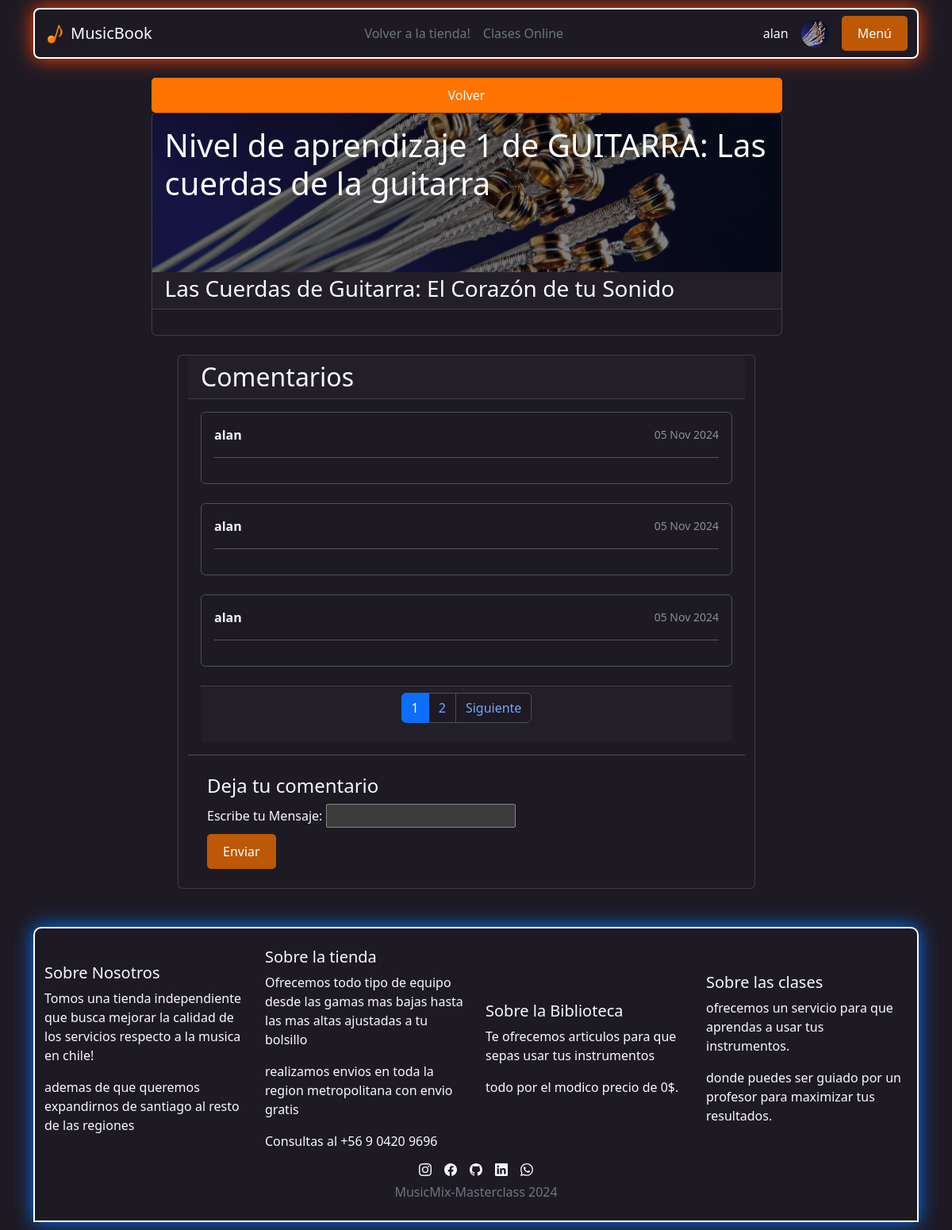
The page /MusicBook/detalles/1/ (signed in) on the database its author committed.
### Store/models.py (models this page shows, shortened)
class Usuario(AbstractUser):
    RUT                 = models.CharField(default = '', max_length = 13,  unique = True, error_messages = {"unique": "El rut ya está registrado."}, blank=True)
    nacimiento          = models.DateField(null = True)
    genero              = models.IntegerField(default = 2, choices = opcionesSexo)
    telefono            = models.CharField(default = '', max_length = 15)
    direccion           = models.CharField(default = '', max_length = 300)
    region              = models.IntegerField(null = True, blank = True, choices = regiones)
    comuna              = models.IntegerField(null = True, blank = True, choices = comunas)
    foto_de_Usuario     = models.ImageField(upload_to = "usuarios",null = True)
    es_profesor         = models.BooleanField(default=False)
    es_admin_biblioteca = models.BooleanField(default=False)
    class Meta:
        ordering = ['username']

### Library/models.py (models this page shows, shortened)
class MaterialBiblioteca(models.Model):
    id_material         = models.AutoField(primary_key=True)
    titulo_material     = models.TextField(max_length=100, default="Título desconocido")
    nivel_aprendizaje   = models.IntegerField(default=1)
    subtitulo_material  = models.TextField(max_length=300, default="Subtítulo no disponible")
    contenidomaterial   = QuillField(default="Contenido en construcción")
    fecha_creacion      = models.DateField(auto_now_add=True)
    imagen_referencia   = models.ImageField(upload_to="MaterialBiblioteca", null=True, default="default.jpg")
    instrumento         = models.ForeignKey(Instrumento, on_delete=models.PROTECT)
    usuario_creador     = models.ForeignKey(Usuario, on_delete=models.PROTECT)  # Asegúrate de que "Usuario" esté bien definido
    cantidad_likes      = models.IntegerField(default=0)
    cantidad_dislikes   = models.IntegerField(default=0)

class Instrumento(models.Model):
    id_instrumento      = models.AutoField(primary_key=True)
    nombre_instrumento  = models.TextField(max_length=30, default="Instrumento desconocido")
    fecha_creacion      = models.DateField(auto_now_add=True)
    imagen_referencial  = models.ImageField(upload_to="instrumentobiblioteca", null=True, default="default.jpg")

class MensajeBiblioteca(models.Model):
    id_mensaje          = models.AutoField(primary_key=True)
    mensaje             = QuillField()
    creado_por_usuario  = models.ForeignKey(Usuario, on_delete=models.CASCADE)
    material_asociado   = models.ForeignKey(MaterialBiblioteca, on_delete=models.PROTECT)
    fecha_creacion      = models.DateField(auto_now_add=True)

### Library/views.py (the view)
# urls.py: path('detalles/<id>/',   detallebook, name= 'bookdetalle')
def detallebook(request, id):
    material = get_object_or_404(MaterialBiblioteca, id_material=id)
    mensajes = MensajeBiblioteca.objects.filter(material_asociado=material)
    if request.method == 'POST':
        formulario = MensajeBibliotecaForm(request.POST)
        if formulario.is_valid():
            nuevo_mensaje = formulario.save(commit=False)
            nuevo_mensaje.material_asociado = material
            nuevo_mensaje.creado_por_usuario = request.user
            nuevo_mensaje.save()
            messages.success(request, "Comentario añadido exitosamente.")
            return redirect('bookdetalle', id=material.id_material)
        else:
            messages.error(request, "Hubo un error en el formulario. Intenta nuevamente.")
    else:
        formulario = MensajeBibliotecaForm()
    page = request.GET.get('page', 1)
    try:
        paginator = Paginator(mensajes, 3)
        mensajes = paginator.page(page)
    except:
        raise Http404# 'entity' contiene la página actual
    data = {
        "material": material,
        "entity": mensajes,  # Comentarios paginados para el archivo paginator.html
        "paginator": paginator,  # Total de páginas para el archivo paginator.html
        "form": formulario,
    }
    return render(request, 'detallebiblioteca.html', data)

### Library/forms.py
class MensajeBibliotecaForm(forms.ModelForm):
    mensaje = CustomQuillFormField(config_name='restricted')  # Usa configuración 'restricted'
    class Meta:
        model = MensajeBiblioteca
        fields = ('mensaje',)

### Store/Cart/context_processor.py (called while the page is built)
def importe_total_carro(request):
    total = 0
    if 'carro' in request.session.keys():
        for key,value in request.session["carro"].items():
            total += int(value["precio"] * value["cantidad"])
    return {"importe_total_carro":total}

### Library/Templates/detallebiblioteca.html (shortened to what this page needs)
{% extends "Base2.html" %}
{% load humanize %}
{% load static %}
{% block content %}
<head>
</head>
<body>
    <div class=" container row justify-content-center">
        <div class="col-9">
            <div class="d-grid gap-2">
                <a href="{% url 'bookinicio' %}" class="btn btn-danger-custom"> Volver</a>
            </div>
            <div class="card">
                <img src="{{material.imagen_referencia.url}}" class="card-img-top" id="imagen" alt="...">
                <div class="card-header">
                    <h1 class="card-img-overlay text-white justify-content-center align-items-center">
                        Nivel de aprendizaje {{material.nivel_aprendizaje}} de
                        {{material.instrumento.nombre_instrumento}}:
                        {{material.titulo_material}}
                    </h1>
                    <h3 class="card-subtitle">
                        {{material.subtitulo_material}}
                    </h3>
                </div>
                <div class="card-body">
                </div>
            </div>
        </div>
        <div class="card mt-4 col-8">
            <h2 class="card-header">Comentarios</h2>
            <div class="card-body">
                {% for i in entity %}
                <div class="comment-box mb-4 p-3 border rounded">
                    <div class="comment-header d-flex justify-content-between align-items-center">
                        <strong>{{ i.creado_por_usuario.username }}</strong>
                        <small class="text-muted">{{ i.fecha_creacion|date:"d M Y" }}</small>
                    </div>
                    <hr>
                </div>
                {% empty %}
                <p class="text-muted">No hay comentarios aún. ¡Sé el primero en comentar!</p>
                {% endfor %}
                <div class="card-footer">
                    {% include 'paginator.html'%}
                </div>
            </div>
            <div class="new-comment p-4 border-top">
                <h4>Deja tu comentario</h4>
                <form action="" method="POST">
                    <div class="form-group">
                        <label for="comment">Escribe tu </label>
                        {{form}}
                    </div>
                    <button type="submit" class="btn btn-primary-custom mt-2">Enviar</button>
                </form>
            </div>
        </div>
    </div>
</body>
{% endblock %}

### Library/Templates/Base2.html (shortened to what this page needs)
{% load static %}
{% load humanize %}
<!DOCTYPE html>
<html lang="es">
<head>
    <link href="https://cdn.jsdelivr.net/npm/bootstrap@5.3.0/dist/css/bootstrap.min.css" rel="stylesheet"
>
    <link rel="stylesheet" type="text/css" href="{% static 'css/styles.css' %}">
</head>
<body data-bs-theme="dark">
    <div class="container">
        <nav class="navbar navbar-expand-lg card-1" id="navbarcolor">
            <div class="container-fluid d-flex justify-content-between align-items-center">
                <a class="navbar-brand d-flex align-items-center" href="{% url 'bookinicio' %}"
                    style="color: var(--bs-body-color);">
                    <img src="{% static 'images/icono pagina.png' %}" width="25" height="25" alt="Icono MusicBook"
                        class="me-2">
                    MusicBook
                </a>
                <div class="navbar-nav d-flex flex-row">
                    <button class="btn btn-link nav-link link-secondary"
                        onclick="redirectTo('{% url 'inicio' %}')">Volver a la tienda!</button>
                    <button class="btn btn-link nav-link link-secondary"
                        onclick="redirectTo('{% url 'Verificarmembresia' %}')">Clases Online</button>
                </div>
                <div class="d-flex align-items-center">
                    {% if not user.is_authenticated %}
                    <a href="{% url 'login' %}" class="btn btn-secondary me-2">Iniciar Sesión</a>
                    <a href="{% url 'registrarse' %}" class="btn btn-secondary me-2">Registrarse</a>
                    <button class="btn btn-secondary" data-bs-toggle="offcanvas" href="#offcanvasExample" role="button">
                        Menú
                    </button>
                    {% else %}
                    <div class="d-flex align-items-center">
                        <span class="me-3">{{ user.username }}</span>
                        {% if user.foto_de_Usuario %}
                        <img class="rounded-circle me-3" src="{{ user.foto_de_Usuario.url }}" alt="Foto de Usuario"
                            width="35" height="35">
                        {% endif %}
                        <button class="btn btn-primary-custom" data-bs-toggle="offcanvas" href="#offcanvasExample"
                            role="button">
                            Menú
                        </button>
                    </div>
                    {% endif %}
                </div>
            </div>
        </nav>
        <br>
        {% block content %}
        {% endblock %}
        {% include 'footer.html' %}
    </div>
</body>
</html>

### static/css/styles.css (style rules this page uses)
:root { --box-shadow-light: 0 0 10px black; --border-light: 1px solid gray; }
[data-bs-theme="dark"] { --box-shadow-dark-1: 0 0 10px #ff7301; --box-shadow-dark-2: 0 0 10px #ff9901; --box-shadow-dark-3: 0 0 10px #bd5806; --border-dark: 1px solid white; }

### Library/Templates/detallebiblioteca.html (style rules this page uses)
#imagen { max-height: 200px; object-fit: cover; width: 100%; filter: brightness(50%); }

### rows shown on the page
Usuario: username "alan", foto_de_Usuario (picture)
MaterialBiblioteca: imagen_referencia (picture), nivel_aprendizaje "1", instrumento.nombre_instrumento "GUITARRA", titulo_material "Las cuerdas de la guitarra", subtitulo_material "Las Cuerdas de Guitarra: El Corazón de tu Sonido"
MensajeBiblioteca: creado_por_usuario.username "alan", fecha_creacion "05 Nov 2024"
MensajeBiblioteca: creado_por_usuario.username "alan", fecha_creacion "05 Nov 2024"
MensajeBiblioteca: creado_por_usuario.username "alan", fecha_creacion "05 Nov 2024"

### other values the page prints
{{ page }} "1" "2"
